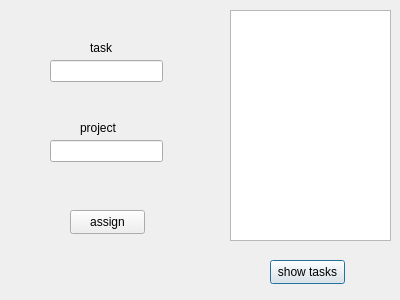
<?xml version="1.0" encoding="UTF-8"?>
<ui version="4.0">
 <class>Dialog_assign_task_to_project</class>
 <widget class="QDialog" name="Dialog_assign_task_to_project">
  <property name="geometry">
   <rect>
    <x>0</x>
    <y>0</y>
    <width>400</width>
    <height>300</height>
   </rect>
  </property>
  <property name="windowTitle">
   <string>Dialog</string>
  </property>
  <widget class="QListWidget" name="list">
   <property name="geometry">
    <rect>
     <x>230</x>
     <y>10</y>
     <width>161</width>
     <height>231</height>
    </rect>
   </property>
  </widget>
  <widget class="QPushButton" name="show_tasks">
   <property name="geometry">
    <rect>
     <x>270</x>
     <y>260</y>
     <width>75</width>
     <height>24</height>
    </rect>
   </property>
   <property name="text">
    <string>show tasks</string>
   </property>
  </widget>
  <widget class="QPushButton" name="assign_tasks_to_project">
   <property name="geometry">
    <rect>
     <x>70</x>
     <y>210</y>
     <width>75</width>
     <height>24</height>
    </rect>
   </property>
   <property name="text">
    <string>assign</string>
   </property>
  </widget>
  <widget class="QLineEdit" name="task_input">
   <property name="geometry">
    <rect>
     <x>50</x>
     <y>60</y>
     <width>113</width>
     <height>22</height>
    </rect>
   </property>
  </widget>
  <widget class="QLineEdit" name="project_input">
   <property name="geometry">
    <rect>
     <x>50</x>
     <y>140</y>
     <width>113</width>
     <height>22</height>
    </rect>
   </property>
  </widget>
  <widget class="QLabel" name="label">
   <property name="geometry">
    <rect>
     <x>80</x>
     <y>120</y>
     <width>49</width>
     <height>16</height>
    </rect>
   </property>
   <property name="text">
    <string>project</string>
   </property>
  </widget>
  <widget class="QLabel" name="label_2">
   <property name="geometry">
    <rect>
     <x>90</x>
     <y>40</y>
     <width>49</width>
     <height>16</height>
    </rect>
   </property>
   <property name="text">
    <string>task</string>
   </property>
  </widget>
 </widget>
 <resources/>
 <connections/>
</ui>
